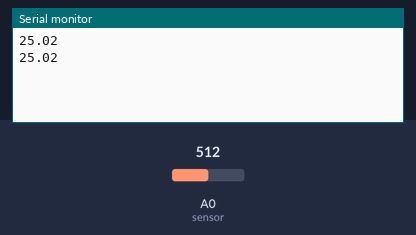
A sketch run on a simulated Arduino Uno, built with avr-gcc and run on an emulated ATmega328P. Parts: the last lines printed to the serial monitor. Inputs (shaded band) come from the test bench; at power-on: A0 (sensor) = 512.

Above: at 1.8 s.
1.9 s: A0 (sensor) set to 716
At 2.5 s:
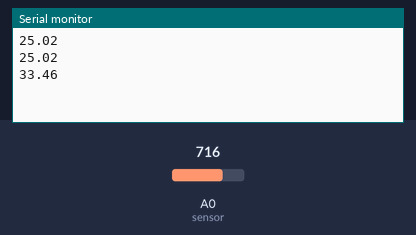
3.4 s: A0 (sensor) set to 900
At 4.8 s:
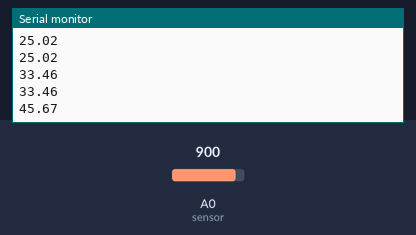
Timing chart, 0 to 6.4 s (numbered marks = the images above; inputs shaded):
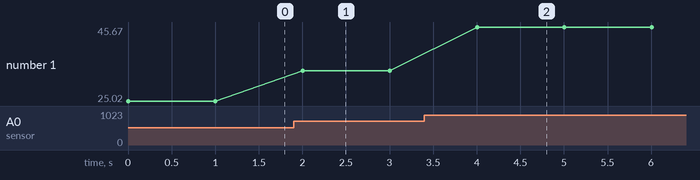

Measured:
- after the input at 1.9 s, the serial monitor: prints a new line after 0.10 s (image 1)
- after the input at 3.4 s, the serial monitor: prints a new line after 0.60 s (image 2)
- plotted number 1: 25.02 → 33.46 after the input at 1.9 s, 33.46 → 45.67 after the input at 3.4 s

The sketch:

temperatureGrove.ino
```cpp
/*
 * Conversions from: http://wiki.seeed.cc/Grove_Starter_Kit_Plus/
 */

double sensor = A0;
double B=3975;           //B value of the thermistor (Grove Starter Kit information)

void setup() {
  pinMode(sensor, INPUT);  //Setup sensor
  Serial.begin(9600);  //Set computer serial output to 9600 bits per second(make sure manager is the same)
}

void loop() {
  double reading = analogRead(sensor);    //Get reading
  double resistance= ((1023-reading)*10000/reading);    //Find resistance
  double temp= (1/(log10(resistance/10000)/B+1/298.15)-273.15);        //Convert to temperature

  Serial.println(temp);
  delay(1000);
}
```
